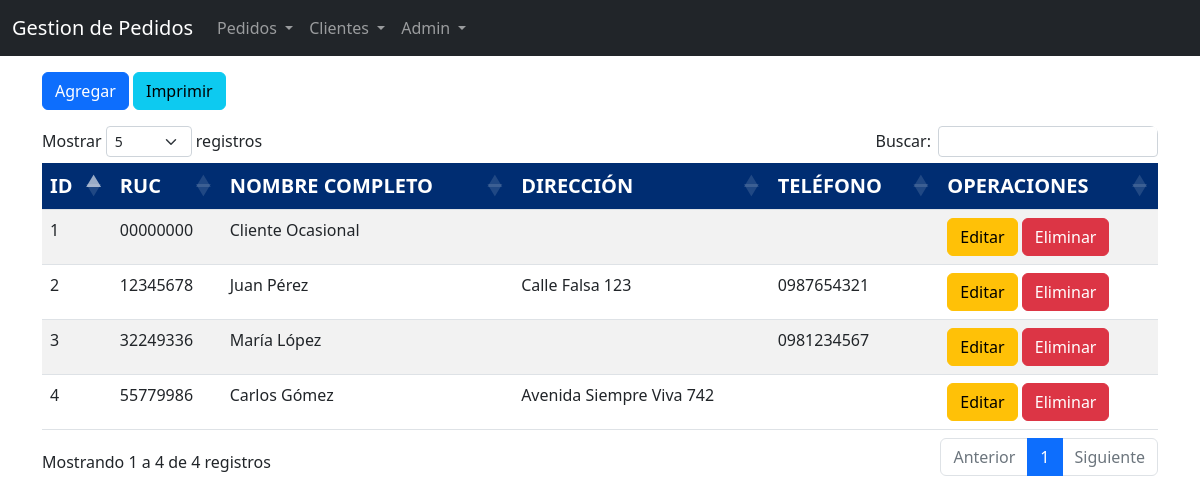
The app's page /view/cliente/ (signed in) with its own data.
### tables this page shows
CREATE TABLE cliente (
    id INT AUTO_INCREMENT PRIMARY KEY,
    ruc VARCHAR(20) NOT NULL UNIQUE,
    nombre_completo VARCHAR(255) NOT NULL,
    direccion TEXT,
    telefono VARCHAR(20)
);

### dao/database.php (called while the page is built, shortened)
<?php
class dataConex
{
    public function conexion()
    {
        try {
            $PDO = new PDO("mysql:host=" . SERVER . ";dbname=" . DATABASE, USER, PASSWORD);
            return $PDO;
        } catch (PDOException $ex) {
            return $ex->getMessage();
        }
    }
}

### controller/clienteController.php (called while the page is built, shortened)
<?php
class clienteController
{
    private $model;
    public function __construct()
    {
        require_once(MODEL_PATH . 'clienteModel.php');
        $this->model = new clienteModel();
    }
    public function select()
    {
        return ($this->model->listar()) ? $this->model->listar() : false;
    }
}

### model/clienteModel.php (called while the page is built, shortened)
<?php
class clienteModel
{
    private $PDO;
    public function __construct()
    {
        require_once(DAO_PATH . 'database.php');
        $data = new dataConex();
        $this->PDO = $data->conexion();
    }
    public function listar()
    {
        $sql = 'SELECT id, ruc, nombre_completo, direccion, telefono FROM cliente ORDER BY id DESC';
        $statement = $this->PDO->prepare($sql);
        return ($statement->execute()) ? $statement->fetchAll() : false;
    }
}

### view/cliente/index.php (the view, shortened to what this page needs)
<?php
require_once(CONTROLLER_PATH . 'clienteController.php');
$object = new clienteController();
$rows = $object->select();
?>
<!DOCTYPE html>
<html lang="es">
<head>
    <?php include_once(ROOT_PATH . 'header.php') ?>
</head>
<body>
    <?php
    require_once(VIEW_PATH . 'navbar/navbar.php');
    ?>
    <section class="intro">
        <div class="container">
            <div class="mb-3">
                <a href="create.php" class="btn btn-primary">Agregar</a>
                <a href="pdf/clientes.php" target="_blank" class="btn btn-info">Imprimir</a>
            </div>
            <div class="table-responsive table-scroll" data-mdb-perfect-scrollbar="true" style="position: relative; height: 700px;">
                <table id="myTabla" class="table table-striped mb-0">
                    <thead style="background-color: #002d72;">
                        <tr>
                            <th scope="col">ID</th>
                            <th scope="col">RUC</th>
                            <th scope="col">NOMBRE COMPLETO</th>
                            <th scope="col">DIRECCIÓN</th>
                            <th scope="col">TELÉFONO</th>
                            <th scope="col">OPERACIONES</th>
                        </tr>
                    </thead>
                    <tbody>
                        <?php foreach ((array) $rows as $row) { ?>
                            <tr>
                                <td><?= $row['id'] ?></td>
                                <td><?= $row['ruc'] ?></td>
                                <td><?= $row['nombre_completo'] ?></td>
                                <td><?= $row['direccion'] ?></td>
                                <td><?= $row['telefono'] ?></td>
                                <td>
                                    <a href="edit.php?id=<?= $row['id'] ?>" class="btn btn-warning">Editar</a>
                                    <a class="btn btn-danger" data-bs-toggle="modal" data-bs-target="#iddel<?= $row['id'] ?>">Eliminar</a>
                                </td>
                            </tr>
                        <?php } ?>
                    </tbody>
                </table>
            </div>
        </div>
    </section>
</body>
</html>

### header.php
<link rel="stylesheet" href="/proyec-gestion-pedidos/assets/css/bootstrap.min.css">
<link rel="stylesheet" href="/proyec-gestion-pedidos/assets/css/datatables.min.css">
<link rel="stylesheet" href="/proyec-gestion-pedidos/assets/css/all.min.css">
<link rel="stylesheet" href="/proyec-gestion-pedidos/assets/css/select2.min.css">
<link rel="stylesheet" href="/proyec-gestion-pedidos/assets/css/select2-bootstrap-5-theme.min.css">
<link rel="stylesheet" href="/proyec-gestion-pedidos/assets/css/table.css">
<link rel="stylesheet" href="/proyec-gestion-pedidos/assets/css/index.css">

### view/navbar/navbar.php (shortened to what this page needs)
<?php
$usuario = null;
if (isset($_SESSION["usuario"])) {
  $usuario = $_SESSION["usuario"];
}
?>
<nav class="navbar navbar-expand-lg navbar-dark bg-dark">
  <div class="container-fluid">
    <a class="navbar-brand" href="<?= PROJECT_PATH ?>">Gestion de Pedidos</a>
    <div class="collapse navbar-collapse" id="navbarSupportedContent">
      <ul class="navbar-nav me-auto mb-2 mb-lg-0">
        <li class="nav-item dropdown">
          <a class="nav-link dropdown-toggle" href="#" role="button" data-bs-toggle="dropdown" aria-expanded="false">
            Pedidos
          </a>
        </li>
        <li class="nav-item dropdown">
          <a class="nav-link dropdown-toggle" href="#" role="button" data-bs-toggle="dropdown" aria-expanded="false">
            Clientes
          </a>
        </li>
        <li class="nav-item dropdown">
          <a class="nav-link dropdown-toggle" href="#" role="button" data-bs-toggle="dropdown" aria-expanded="false">
            <?= ucfirst($usuario) ?>
          </a>
        </li>
      </ul>
    </div>
  </div>
</nav>

### assets/css/table.css (style rules this page uses)
html, body, .intro { height: 100%; }
table td, table th { text-overflow: ellipsis; white-space: nowrap; overflow: hidden; }
thead th { color: #fff; }
.table-scroll { border-radius: .5rem; }
.table-scroll table thead th { font-size: 1.25rem; }
thead { top: 0; position: sticky; }

### records on screen
cliente: id "4", ruc "55779986", nombre_completo "Carlos Gómez", direccion "Avenida Siempre Viva 742"
cliente: id "3", ruc "32249336", nombre_completo "María López", telefono "0981234567"
cliente: id "2", ruc "12345678", nombre_completo "Juan Pérez", direccion "Calle Falsa 123", telefono "0987654321"
cliente: id "1", ruc "00000000", nombre_completo "Cliente Ocasional"

### other values on screen
$usuario "Admin"
